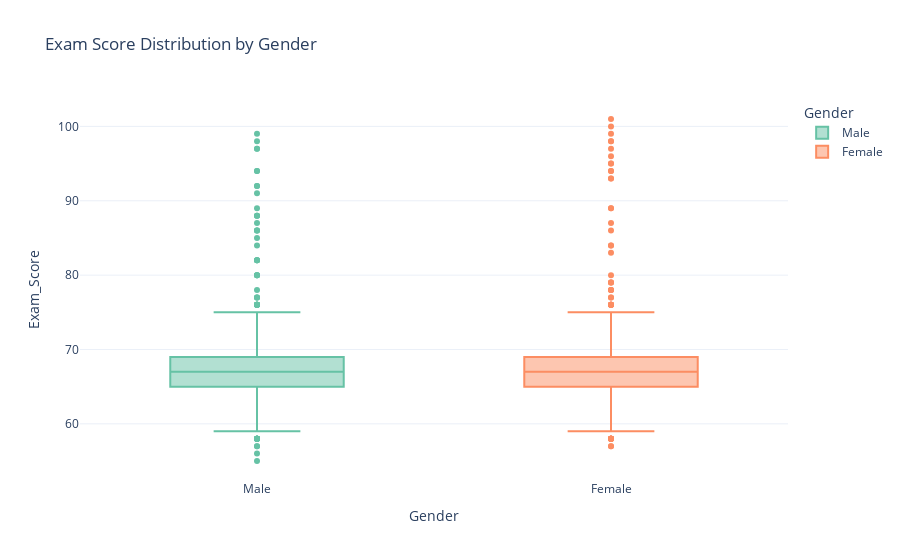

Source (notebook cell):
### Code cell
fig = px.box(
    df,
    x='Gender',
    y='Exam_Score',
    color='Gender',
    title='Exam Score Distribution by Gender',
    color_discrete_sequence=px.colors.qualitative.Set2,
)
fig.update_layout(template='plotly_white')
fig.show()

### Figure 1 — Plotly figure (JSON) as saved in the notebook; plotly's stock layout.template omitted (floating-point values rounded to 4 significant figures; data arrays with more than 128 entries replaced by an {"elided": "..."} marker saying what was removed)
{"data": [{"alignmentgroup": "True", "hovertemplate": "Gender=%{x}<br>Exam_Score=%{y}<extra></extra>", "legendgroup": "Male", "marker": {"color": "rgb(102,194,165)"}, "name": "Male", "notched": false, "offsetgroup": "Male", "orientation": "v", "showlegend": true, "type": "box", "x": {"elided": "3814 str values"}, "x0": " ", "xaxis": "x", "y": {"elided": "3814 int values"}, "y0": " ", "yaxis": "y"}, {"alignmentgroup": "True", "hovertemplate": "Gender=%{x}<br>Exam_Score=%{y}<extra></extra>", "legendgroup": "Female", "marker": {"color": "rgb(252,141,98)"}, "name": "Female", "notched": false, "offsetgroup": "Female", "orientation": "v", "showlegend": true, "type": "box", "x": {"elided": "2793 str values"}, "x0": " ", "xaxis": "x", "y": {"elided": "2793 int values"}, "y0": " ", "yaxis": "y"}], "layout": {"boxmode": "overlay", "legend": {"title": {"text": "Gender"}, "tracegroupgap": 0}, "title": {"text": "Exam Score Distribution by Gender"}, "xaxis": {"anchor": "y", "categoryarray": ["Male", "Female"], "categoryorder": "array", "domain": [0, 1], "title": {"text": "Gender"}}, "yaxis": {"anchor": "x", "domain": [0, 1], "title": {"text": "Exam_Score"}}}}
